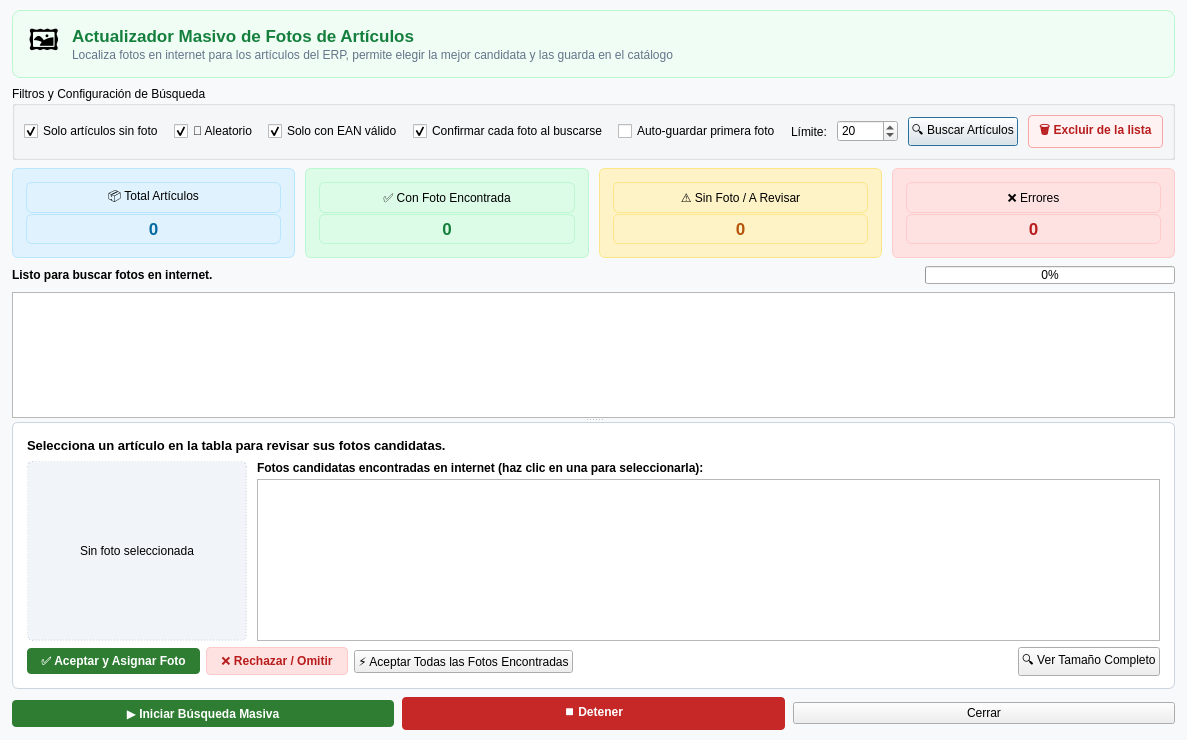
<?xml version="1.0" encoding="UTF-8"?>
<ui version="4.0">
 <class>DialogFotosMasivo</class>
 <widget class="QDialog" name="DialogFotosMasivo">
  <property name="geometry">
   <rect>
    <x>0</x>
    <y>0</y>
    <width>1100</width>
    <height>740</height>
   </rect>
  </property>
  <property name="windowTitle">
   <string>Actualizador Masivo de Fotos de Artículos (Internet)</string>
  </property>
  <property name="styleSheet">
   <string notr="true">QDialog { background-color: #f8f9fa; }</string>
  </property>
  <layout class="QVBoxLayout" name="verticalLayoutPrincipal">
   <property name="spacing">
    <number>8</number>
   </property>
   <property name="leftMargin">
    <number>12</number>
   </property>
   <property name="topMargin">
    <number>10</number>
   </property>
   <property name="rightMargin">
    <number>12</number>
   </property>
   <property name="bottomMargin">
    <number>10</number>
   </property>
   <item>
    <widget class="QFrame" name="frameCabecera">
     <property name="styleSheet">
      <string notr="true">QFrame#frameCabecera {
    background-color: #f0fdf4;
    border: 1px solid #bbf7d0;
    border-radius: 8px;
    padding: 6px;
}</string>
     </property>
     <layout class="QHBoxLayout" name="horizontalLayoutCabecera">
      <property name="spacing">
       <number>12</number>
      </property>
      <item>
       <widget class="QLabel" name="labelIcono">
        <property name="maximumSize">
         <size>
          <width>36</width>
          <height>36</height>
         </size>
        </property>
        <property name="font">
         <font>
          <pointsize>22</pointsize>
         </font>
        </property>
        <property name="text">
         <string>🖼️</string>
        </property>
        <property name="alignment">
         <set>Qt::AlignmentFlag::AlignCenter</set>
        </property>
       </widget>
      </item>
      <item>
       <layout class="QVBoxLayout" name="verticalLayoutTitulos">
        <property name="spacing">
         <number>2</number>
        </property>
        <item>
         <widget class="QLabel" name="labelTitulo">
          <property name="font">
           <font>
            <pointsize>13</pointsize>
            <bold>true</bold>
           </font>
          </property>
          <property name="styleSheet">
           <string notr="true">color: #15803d;</string>
          </property>
          <property name="text">
           <string>Actualizador Masivo de Fotos de Artículos</string>
          </property>
         </widget>
        </item>
        <item>
         <widget class="QLabel" name="labelSubtitulo">
          <property name="styleSheet">
           <string notr="true">color: #64748b;</string>
          </property>
          <property name="text">
           <string>Localiza fotos en internet para los artículos del ERP, permite elegir la mejor candidata y las guarda en el catálogo</string>
          </property>
         </widget>
        </item>
       </layout>
      </item>
      <item>
       <spacer name="horizontalSpacerCabecera">
        <property name="orientation">
         <enum>Qt::Orientation::Horizontal</enum>
        </property>
        <property name="sizeHint" stdset="0">
         <size>
          <width>40</width>
          <height>20</height>
         </size>
        </property>
       </spacer>
      </item>
     </layout>
    </widget>
   </item>
   <item>
    <widget class="QGroupBox" name="groupBoxFiltros">
     <property name="title">
      <string>Filtros y Configuración de Búsqueda</string>
     </property>
     <layout class="QHBoxLayout" name="horizontalLayoutFiltros">
      <property name="spacing">
       <number>10</number>
      </property>
      <item>
       <widget class="QCheckBox" name="checkBoxSoloSinFoto">
        <property name="text">
         <string>Solo artículos sin foto</string>
        </property>
        <property name="checked">
         <bool>true</bool>
        </property>
       </widget>
      </item>
      <item>
       <widget class="QCheckBox" name="checkBoxAleatorio">
        <property name="toolTip">
         <string>Carga una selección aleatoria de artículos del catálogo</string>
        </property>
        <property name="text">
         <string>🎲 Aleatorio</string>
        </property>
        <property name="checked">
         <bool>true</bool>
        </property>
       </widget>
      </item>
      <item>
       <widget class="QCheckBox" name="checkBoxSoloEanValido">
        <property name="text">
         <string>Solo con EAN válido</string>
        </property>
        <property name="checked">
         <bool>true</bool>
        </property>
       </widget>
      </item>
      <item>
       <widget class="QCheckBox" name="checkBoxModoInteractivo">
        <property name="toolTip">
         <string>Pausa en cada artículo para que puedas elegir entre las fotos candidatas antes de guardar</string>
        </property>
        <property name="text">
         <string>Confirmar cada foto al buscarse</string>
        </property>
        <property name="checked">
         <bool>true</bool>
        </property>
       </widget>
      </item>
      <item>
       <widget class="QCheckBox" name="checkBoxActualizarBD">
        <property name="toolTip">
         <string>Descarga y asigna automáticamente la primera foto de buena calidad encontrada</string>
        </property>
        <property name="text">
         <string>Auto-guardar primera foto</string>
        </property>
        <property name="checked">
         <bool>false</bool>
        </property>
       </widget>
      </item>
      <item>
       <layout class="QHBoxLayout" name="horizontalLayoutLimite">
        <item>
         <widget class="QLabel" name="labelLimite">
          <property name="text">
           <string>Límite:</string>
          </property>
         </widget>
        </item>
        <item>
         <widget class="QSpinBox" name="spinBoxLimite">
          <property name="minimum">
           <number>1</number>
          </property>
          <property name="maximum">
           <number>50000</number>
          </property>
          <property name="value">
           <number>20</number>
          </property>
         </widget>
        </item>
       </layout>
      </item>
      <item>
       <spacer name="horizontalSpacerFiltros">
        <property name="orientation">
         <enum>Qt::Orientation::Horizontal</enum>
        </property>
        <property name="sizeHint" stdset="0">
         <size>
          <width>40</width>
          <height>20</height>
         </size>
        </property>
       </spacer>
      </item>
      <item>
       <widget class="QPushButton" name="pushButtonCargarLista">
        <property name="text">
         <string>🔍 Buscar Artículos</string>
        </property>
       </widget>
      </item>
      <item>
       <widget class="QPushButton" name="pushButtonExcluir">
        <property name="styleSheet">
         <string notr="true">QPushButton {
    background-color: #fef2f2;
    color: #b91c1c;
    border: 1px solid #fca5a5;
    border-radius: 4px;
    padding: 5px 10px;
    font-weight: bold;
}
QPushButton:hover {
    background-color: #fee2e2;
}</string>
        </property>
        <property name="toolTip">
         <string>Excluye de la lista los artículos seleccionados en la tabla para que no se busquen fotos de ellos</string>
        </property>
        <property name="text">
         <string>🗑️ Excluir de la lista</string>
        </property>
       </widget>
      </item>
     </layout>
    </widget>
   </item>
   <item>
    <layout class="QHBoxLayout" name="horizontalLayoutMetricas">
     <property name="spacing">
      <number>10</number>
     </property>
     <item>
      <widget class="QFrame" name="frameStatTotal">
       <property name="styleSheet">
        <string notr="true">background-color: #e0f2fe; border: 1px solid #bae6fd; border-radius: 6px; padding: 4px;</string>
       </property>
       <layout class="QVBoxLayout" name="verticalLayoutStatTotal">
        <property name="spacing">
         <number>1</number>
        </property>
        <item>
         <widget class="QLabel" name="labelTotalTitulo">
          <property name="text">
           <string>📦 Total Artículos</string>
          </property>
          <property name="alignment">
           <set>Qt::AlignmentFlag::AlignCenter</set>
          </property>
         </widget>
        </item>
        <item>
         <widget class="QLabel" name="labelTotalValor">
          <property name="font">
           <font>
            <pointsize>13</pointsize>
            <bold>true</bold>
           </font>
          </property>
          <property name="styleSheet">
           <string notr="true">color: #0369a1;</string>
          </property>
          <property name="text">
           <string>0</string>
          </property>
          <property name="alignment">
           <set>Qt::AlignmentFlag::AlignCenter</set>
          </property>
         </widget>
        </item>
       </layout>
      </widget>
     </item>
     <item>
      <widget class="QFrame" name="frameStatOk">
       <property name="styleSheet">
        <string notr="true">background-color: #dcfce7; border: 1px solid #bbf7d0; border-radius: 6px; padding: 4px;</string>
       </property>
       <layout class="QVBoxLayout" name="verticalLayoutStatOk">
        <property name="spacing">
         <number>1</number>
        </property>
        <item>
         <widget class="QLabel" name="labelOkTitulo">
          <property name="text">
           <string>✅ Con Foto Encontrada</string>
          </property>
          <property name="alignment">
           <set>Qt::AlignmentFlag::AlignCenter</set>
          </property>
         </widget>
        </item>
        <item>
         <widget class="QLabel" name="labelOkValor">
          <property name="font">
           <font>
            <pointsize>13</pointsize>
            <bold>true</bold>
           </font>
          </property>
          <property name="styleSheet">
           <string notr="true">color: #15803d;</string>
          </property>
          <property name="text">
           <string>0</string>
          </property>
          <property name="alignment">
           <set>Qt::AlignmentFlag::AlignCenter</set>
          </property>
         </widget>
        </item>
       </layout>
      </widget>
     </item>
     <item>
      <widget class="QFrame" name="frameStatRevisar">
       <property name="styleSheet">
        <string notr="true">background-color: #fef3c7; border: 1px solid #fde68a; border-radius: 6px; padding: 4px;</string>
       </property>
       <layout class="QVBoxLayout" name="verticalLayoutStatRevisar">
        <property name="spacing">
         <number>1</number>
        </property>
        <item>
         <widget class="QLabel" name="labelRevisarTitulo">
          <property name="text">
           <string>⚠️ Sin Foto / A Revisar</string>
          </property>
          <property name="alignment">
           <set>Qt::AlignmentFlag::AlignCenter</set>
          </property>
         </widget>
        </item>
        <item>
         <widget class="QLabel" name="labelRevisarValor">
          <property name="font">
           <font>
            <pointsize>13</pointsize>
            <bold>true</bold>
           </font>
          </property>
          <property name="styleSheet">
           <string notr="true">color: #b45309;</string>
          </property>
          <property name="text">
           <string>0</string>
          </property>
          <property name="alignment">
           <set>Qt::AlignmentFlag::AlignCenter</set>
          </property>
         </widget>
        </item>
       </layout>
      </widget>
     </item>
     <item>
      <widget class="QFrame" name="frameStatError">
       <property name="styleSheet">
        <string notr="true">background-color: #fee2e2; border: 1px solid #fecaca; border-radius: 6px; padding: 4px;</string>
       </property>
       <layout class="QVBoxLayout" name="verticalLayoutStatError">
        <property name="spacing">
         <number>1</number>
        </property>
        <item>
         <widget class="QLabel" name="labelErrorTitulo">
          <property name="text">
           <string>❌ Errores</string>
          </property>
          <property name="alignment">
           <set>Qt::AlignmentFlag::AlignCenter</set>
          </property>
         </widget>
        </item>
        <item>
         <widget class="QLabel" name="labelErrorValor">
          <property name="font">
           <font>
            <pointsize>13</pointsize>
            <bold>true</bold>
           </font>
          </property>
          <property name="styleSheet">
           <string notr="true">color: #b91c1c;</string>
          </property>
          <property name="text">
           <string>0</string>
          </property>
          <property name="alignment">
           <set>Qt::AlignmentFlag::AlignCenter</set>
          </property>
         </widget>
        </item>
       </layout>
      </widget>
     </item>
    </layout>
   </item>
   <item>
    <layout class="QHBoxLayout" name="horizontalLayoutProgresoGeneral">
     <item>
      <widget class="QLabel" name="labelEstadoGeneral">
       <property name="font">
        <font>
         <bold>true</bold>
        </font>
       </property>
       <property name="text">
        <string>Listo para buscar fotos en internet.</string>
       </property>
      </widget>
     </item>
     <item>
      <widget class="QProgressBar" name="progressBarLote">
       <property name="maximumSize">
        <size>
         <width>250</width>
         <height>18</height>
        </size>
       </property>
       <property name="value">
        <number>0</number>
       </property>
      </widget>
     </item>
    </layout>
   </item>
   <item>
    <widget class="QSplitter" name="splitterResultados">
     <property name="orientation">
      <enum>Qt::Orientation::Vertical</enum>
     </property>
     <widget class="QTableWidget" name="tableWidgetResultados">
      <property name="editTriggers">
       <set>QAbstractItemView::EditTrigger::NoEditTriggers</set>
      </property>
      <property name="alternatingRowColors">
       <bool>true</bool>
      </property>
      <property name="selectionMode">
       <enum>QAbstractItemView::SelectionMode::ExtendedSelection</enum>
      </property>
      <property name="selectionBehavior">
       <enum>QAbstractItemView::SelectionBehavior::SelectRows</enum>
      </property>
     </widget>
     <widget class="QFrame" name="frameFichaDetalle">
      <property name="styleSheet">
       <string notr="true">QFrame#frameFichaDetalle {
    background-color: #ffffff;
    border: 1px solid #cbd5e1;
    border-radius: 6px;
    padding: 6px;
}</string>
      </property>
      <layout class="QVBoxLayout" name="verticalLayoutFichaDetalle">
       <property name="spacing">
        <number>6</number>
       </property>
       <property name="leftMargin">
        <number>8</number>
       </property>
       <property name="topMargin">
        <number>6</number>
       </property>
       <property name="rightMargin">
        <number>8</number>
       </property>
       <property name="bottomMargin">
        <number>6</number>
       </property>
       <item>
        <layout class="QHBoxLayout" name="horizontalLayoutFichaHeader">
         <item>
          <widget class="QLabel" name="labelFichaTitulo">
           <property name="font">
            <font>
             <pointsize>10</pointsize>
             <bold>true</bold>
            </font>
           </property>
           <property name="text">
            <string>Selecciona un artículo en la tabla para revisar sus fotos candidatas.</string>
           </property>
          </widget>
         </item>
         <item>
          <spacer name="horizontalSpacerFichaHeader">
           <property name="orientation">
            <enum>Qt::Orientation::Horizontal</enum>
           </property>
           <property name="sizeHint" stdset="0">
            <size>
             <width>40</width>
             <height>20</height>
            </size>
           </property>
          </spacer>
         </item>
         <item>
          <widget class="QLabel" name="labelFichaBadge">
           <property name="text">
            <string/>
           </property>
          </widget>
         </item>
        </layout>
       </item>
       <item>
        <layout class="QHBoxLayout" name="horizontalLayoutCentroFoto">
         <property name="spacing">
          <number>10</number>
         </property>
         <item>
          <widget class="QLabel" name="labelFotoPreviewGrande">
           <property name="minimumSize">
            <size>
             <width>220</width>
             <height>180</height>
            </size>
           </property>
           <property name="maximumSize">
            <size>
             <width>260</width>
             <height>240</height>
            </size>
           </property>
           <property name="styleSheet">
            <string notr="true">background-color: #f1f5f9; border: 1px dashed #cbd5e1; border-radius: 6px;</string>
           </property>
           <property name="text">
            <string>Sin foto seleccionada</string>
           </property>
           <property name="alignment">
            <set>Qt::AlignmentFlag::AlignCenter</set>
           </property>
          </widget>
         </item>
         <item>
          <layout class="QVBoxLayout" name="verticalLayoutGaleria">
           <property name="spacing">
            <number>4</number>
           </property>
           <item>
            <widget class="QLabel" name="labelGaleriaTitulo">
             <property name="text">
              <string>Fotos candidatas encontradas en internet (haz clic en una para seleccionarla):</string>
             </property>
             <property name="font">
              <font>
               <bold>true</bold>
              </font>
             </property>
            </widget>
           </item>
           <item>
            <widget class="QListWidget" name="listWidgetCandidatas">
             <property name="viewMode">
              <enum>QListView::ViewMode::IconMode</enum>
             </property>
             <property name="movement">
              <enum>QListView::Movement::Static</enum>
             </property>
             <property name="resizeMode">
              <enum>QListView::ResizeMode::Adjust</enum>
             </property>
             <property name="spacing">
              <number>6</number>
             </property>
            </widget>
           </item>
          </layout>
         </item>
        </layout>
       </item>
       <item>
        <layout class="QHBoxLayout" name="horizontalLayoutBotonesFicha">
         <item>
          <widget class="QPushButton" name="pushButtonAceptarFoto">
           <property name="styleSheet">
            <string notr="true">QPushButton {
    background-color: #2e7d32;
    color: white;
    font-weight: bold;
    border-radius: 4px;
    padding: 6px 14px;
}
QPushButton:hover {
    background-color: #388e3c;
}</string>
           </property>
           <property name="text">
            <string>✅ Aceptar y Asignar Foto</string>
           </property>
          </widget>
         </item>
         <item>
          <widget class="QPushButton" name="pushButtonRechazarFoto">
           <property name="styleSheet">
            <string notr="true">QPushButton {
    background-color: #fee2e2;
    color: #b91c1c;
    border: 1px solid #fecaca;
    border-radius: 4px;
    padding: 6px 14px;
    font-weight: bold;
}
QPushButton:hover {
    background-color: #fca5a5;
}</string>
           </property>
           <property name="text">
            <string>❌ Rechazar / Omitir</string>
           </property>
          </widget>
         </item>
         <item>
          <widget class="QPushButton" name="pushButtonAceptarTodasPendientes">
           <property name="text">
            <string>⚡ Aceptar Todas las Fotos Encontradas</string>
           </property>
          </widget>
         </item>
         <item>
          <spacer name="horizontalSpacerFichaBtns">
           <property name="orientation">
            <enum>Qt::Orientation::Horizontal</enum>
           </property>
           <property name="sizeHint" stdset="0">
            <size>
             <width>40</width>
             <height>20</height>
            </size>
           </property>
          </spacer>
         </item>
         <item>
          <widget class="QPushButton" name="pushButtonVerGrande">
           <property name="text">
            <string>🔍 Ver Tamaño Completo</string>
           </property>
          </widget>
         </item>
        </layout>
       </item>
      </layout>
     </widget>
    </widget>
   </item>
   <item>
    <layout class="QHBoxLayout" name="horizontalLayoutAcciones">
     <item>
      <widget class="QPushButton" name="pushButtonIniciar">
       <property name="styleSheet">
        <string notr="true">QPushButton {
    background-color: #2e7d32;
    color: white;
    font-weight: bold;
    border-radius: 4px;
    padding: 6px 16px;
}
QPushButton:hover {
    background-color: #388e3c;
}</string>
       </property>
       <property name="text">
        <string>▶️ Iniciar Búsqueda Masiva</string>
       </property>
      </widget>
     </item>
     <item>
      <widget class="QPushButton" name="pushButtonDetener">
       <property name="enabled">
        <bool>false</bool>
       </property>
       <property name="styleSheet">
        <string notr="true">QPushButton {
    background-color: #c62828;
    color: white;
    font-weight: bold;
    border-radius: 4px;
    padding: 6px 14px;
}
QPushButton:hover {
    background-color: #d32f2f;
}</string>
       </property>
       <property name="text">
        <string>⏹️ Detener</string>
       </property>
      </widget>
     </item>
     <item>
      <widget class="QPushButton" name="pushButtonCerrar">
       <property name="text">
        <string>Cerrar</string>
       </property>
      </widget>
     </item>
    </layout>
   </item>
  </layout>
 </widget>
 <resources/>
 <connections/>
</ui>
